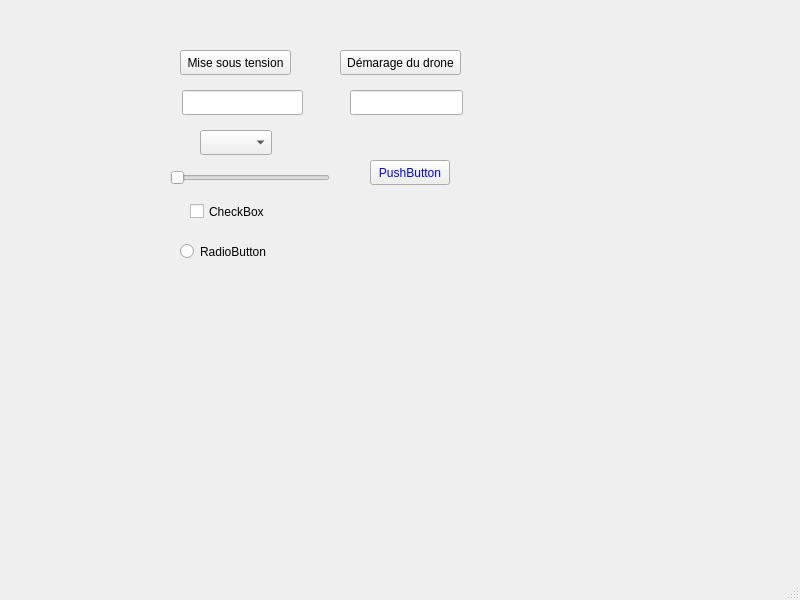
<?xml version="1.0" encoding="UTF-8"?>
<ui version="4.0">
 <class>MainWindow</class>
 <widget class="QMainWindow" name="MainWindow">
  <property name="geometry">
   <rect>
    <x>0</x>
    <y>0</y>
    <width>800</width>
    <height>600</height>
   </rect>
  </property>
  <property name="windowTitle">
   <string>MainWindow</string>
  </property>
  <widget class="QWidget" name="centralwidget">
   <widget class="QPushButton" name="pushButton">
    <property name="geometry">
     <rect>
      <x>370</x>
      <y>160</y>
      <width>80</width>
      <height>25</height>
     </rect>
    </property>
    <property name="styleSheet">
     <string notr="true">color: rgb(0, 0, 255);</string>
    </property>
    <property name="text">
     <string>PushButton</string>
    </property>
   </widget>
   <widget class="QPushButton" name="MiseSousTension">
    <property name="geometry">
     <rect>
      <x>180</x>
      <y>50</y>
      <width>111</width>
      <height>25</height>
     </rect>
    </property>
    <property name="text">
     <string>Mise sous tension</string>
    </property>
   </widget>
   <widget class="QPushButton" name="DemarrageDrone">
    <property name="geometry">
     <rect>
      <x>340</x>
      <y>50</y>
      <width>121</width>
      <height>25</height>
     </rect>
    </property>
    <property name="text">
     <string>Démarage du drone</string>
    </property>
   </widget>
   <widget class="QRadioButton" name="radioButton">
    <property name="geometry">
     <rect>
      <x>180</x>
      <y>240</y>
      <width>96</width>
      <height>23</height>
     </rect>
    </property>
    <property name="text">
     <string>RadioButton</string>
    </property>
   </widget>
   <widget class="QCheckBox" name="checkBox">
    <property name="geometry">
     <rect>
      <x>190</x>
      <y>200</y>
      <width>82</width>
      <height>23</height>
     </rect>
    </property>
    <property name="text">
     <string>CheckBox</string>
    </property>
   </widget>
   <widget class="QLineEdit" name="EtatTension">
    <property name="geometry">
     <rect>
      <x>182</x>
      <y>90</y>
      <width>121</width>
      <height>25</height>
     </rect>
    </property>
    <property name="readOnly">
     <bool>true</bool>
    </property>
   </widget>
   <widget class="QLineEdit" name="EtatDemarrage">
    <property name="geometry">
     <rect>
      <x>350</x>
      <y>90</y>
      <width>113</width>
      <height>25</height>
     </rect>
    </property>
    <property name="readOnly">
     <bool>true</bool>
    </property>
   </widget>
   <widget class="QSlider" name="horizontalSlider">
    <property name="geometry">
     <rect>
      <x>170</x>
      <y>170</y>
      <width>160</width>
      <height>16</height>
     </rect>
    </property>
    <property name="orientation">
     <enum>Qt::Horizontal</enum>
    </property>
   </widget>
   <widget class="QComboBox" name="comboBox">
    <property name="geometry">
     <rect>
      <x>200</x>
      <y>130</y>
      <width>72</width>
      <height>25</height>
     </rect>
    </property>
   </widget>
  </widget>
  <widget class="QMenuBar" name="menubar">
   <property name="geometry">
    <rect>
     <x>0</x>
     <y>0</y>
     <width>800</width>
     <height>22</height>
    </rect>
   </property>
  </widget>
  <widget class="QStatusBar" name="statusbar"/>
 </widget>
 <resources/>
 <connections/>
</ui>
